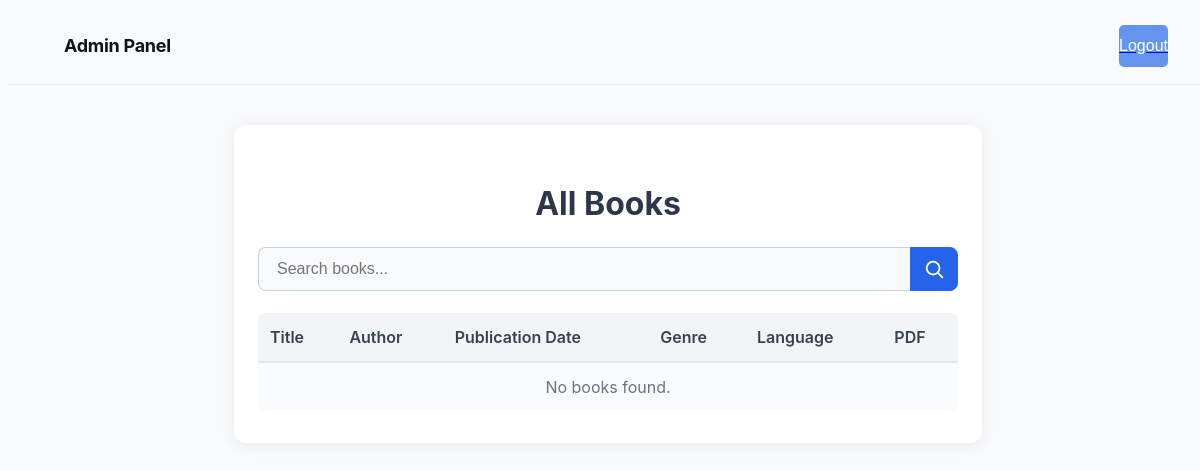
Before: /display_books/ (signed in) with the older database file.
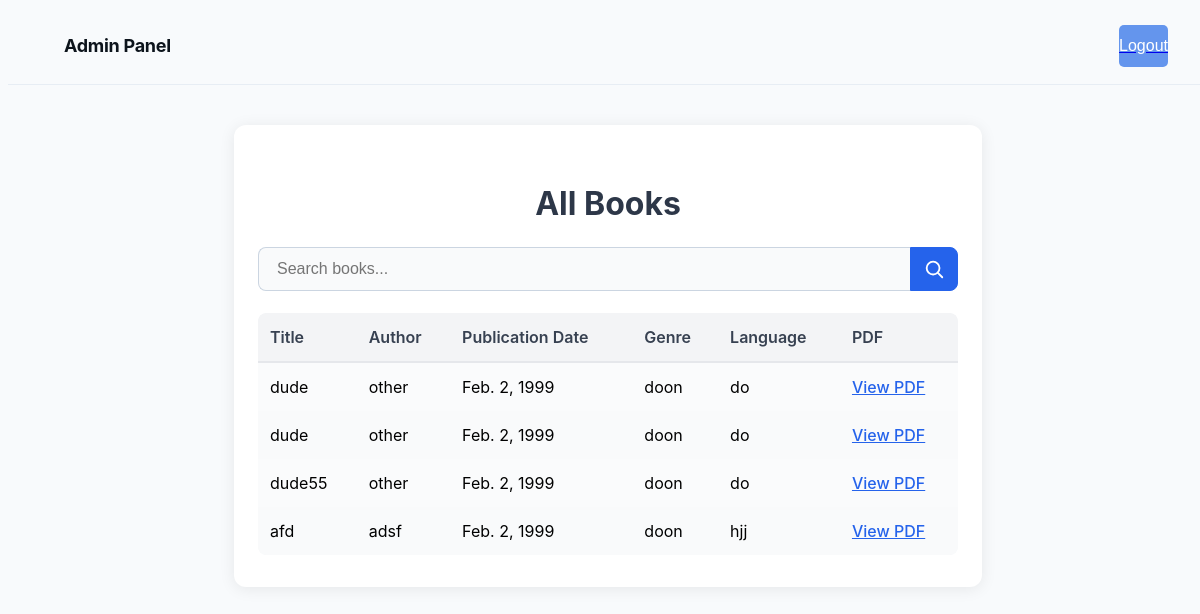
After: the same page with the newer database file.
### custom_admin/models.py (models this page shows, shortened)
class Book(models.Model):
    title = models.CharField(max_length=200)
    author = models.CharField(max_length=100)
    publication_date = models.DateField()
    isbn = models.CharField(max_length=13, unique=True)
    genre = models.CharField(max_length=50)
    language = models.CharField(max_length=50)
    pdf_file = models.FileField(upload_to='books/pdfs/', null=True, blank=True)

### custom_admin/views.py (the view, shortened to what this page needs)
# urls.py: path('display_books/', views.display_books, name='display_books'),
@admin_required
def display_books(request):
    search_query = request.GET.get('q', '').strip()
    books = Book.objects.all()
    return render(request, 'custom_admin/display_books.html', {'books': books, 'search_query': search_query})

### custom_admin/views.py (called while the page is built)
def admin_required(view_func):
    @wraps(view_func)
    def _wrapped_view(request, *args, **kwargs):
        if request.user.is_authenticated and (request.user.is_staff or request.user.is_superuser):
            return view_func(request, *args, **kwargs)
        else:
            return HttpResponseForbidden("You do not have permission to access this page.")
    return _wrapped_view

### custom_admin/templates/custom_admin/display_books.html (shortened to what this page needs)
{% extends 'custom_admin/admin_panel.html' %}
{% block content %}
<div class="book-list-section">
    <h2>All Books</h2>
    <div class="book-list-flex">
        <form class="search-bar" method="get" action="">
            <input type="text" name="q" placeholder="Search books..." value="{{ search_query|default:'' }}" />
            <button type="submit" aria-label="Search">
                <svg viewBox="0 0 24 24"><circle cx="11" cy="11" r="7" stroke="white" stroke-width="2" fill="none"/><line x1="16.5" y1="16.5" x2="21" y2="21" stroke="white" stroke-width="2" stroke-linecap="round"/></svg>
            </button>
        </form>
        <div class="table-scroll-container">
            <table class="modern-table">
                <thead>
                    <tr>
                        <th>Title</th>
                        <th>Author</th>
                        <th>Publication Date</th>
                        <th>Genre</th>
                        <th>Language</th>
                        <th>PDF</th>
                    </tr>
                </thead>
                <tbody>
                {% for book in books %}
                    <tr>
                        <td>{{ book.title }}</td>
                        <td>{{ book.author }}</td>
                        <td>{{ book.publication_date }}</td>
                        <td>{{ book.genre }}</td>
                        <td>{{ book.language }}</td>
                        <td>
                            {% if book.pdf_file %}
                                <a href="{{ book.pdf_file.url }}" target="_blank">View PDF</a>
                            {% else %}
                                <span style="color:#b91c1c;">N/A</span>
                            {% endif %}
                        </td>
                    </tr>
                {% empty %}
                    <tr><td colspan="6" style="text-align:center; color:#6b7280;">No books found.</td></tr>
                {% endfor %}
                </tbody>
            </table>
        </div>
    </div>
</div>
{% endblock %}

### custom_admin/templates/custom_admin/admin_panel.html (shortened to what this page needs)
{% load static %}
<link rel="stylesheet" type="text/css" href="{% static 'custom_admin/login.css' %}">
<div class="layout-container">
    <header class="header">
      <div class="header-title">
        <h2 class="header-text">Admin Panel</h2>
      </div>
      <div>
        <a href="{% url 'logout' %}">
        <button class="button">
          <span>Logout</span>
        </button>
        </a>
      </div>
    </header>
    {% block content %}{% endblock %}
</div>

### custom_admin/static/custom_admin/login.css (style rules this page uses)
.layout-container { display: flex; height: 100%; flex-grow: 1; flex-direction: column; }
.header { display: flex; align-items: center; justify-content: space-between; white-space: nowrap; border-bottom: 1px solid #e7edf4; padding: 0.75rem 2.5rem; }
.header-title { display: flex; align-items: center; gap: 1rem; color: #0d141c; }
.header-text { color: #0d141c; font-size: 1.125rem; font-weight: 700; line-height: 1.25; letter-spacing: -0.015em; }
.button span { overflow: hidden; text-overflow: ellipsis; white-space: nowrap; font-weight: 100; align-items: center; }
.button { background-color: cornflowerblue; display: flex; color: white; border-radius: 5px; justify-content: center; align-items: center; font-weight: bold; overflow: hidden; width: 100%; padding: 12px 0; border: none; font-size: 1rem; transition: background-color 0.2s ease; flex: 1; }
.button span { display: block; width: 100%; text-align: center; }

### custom_admin/templates/custom_admin/display_books.html (style rules this page uses)
.book-list-section { max-width: 900px; margin: 40px auto; background: #fff; border-radius: 12px; box-shadow: 0 2px 16px rgba(0,0,0,0.08); padding: 32px 24px; }
.book-list-section h2 { margin-bottom: 24px; font-size: 2rem; color: #2d3748; text-align: center; }
.book-list-flex { display: flex; flex-direction: column; align-items: stretch; gap: 0; }
.search-bar { display: flex; width: 100%; margin-bottom: 22px; }
.search-bar input[type="text"] { flex: 1 1 auto; padding: 12px 18px; border: 1px solid #cbd5e1; border-radius: 8px 0 0 8px; font-size: 1rem; outline: none; background: #f9fafb; transition: border 0.2s; border-right: none; }
.search-bar button { width: 48px; background: #2563eb; border: 1px solid #2563eb; border-radius: 0 8px 8px 0; display: flex; align-items: center; justify-content: center; cursor: pointer; transition: background 0.2s; padding: 0; }
.search-bar svg { width: 22px; height: 22px; fill: #fff; }
.table-scroll-container { max-height: 420px; overflow-y: auto; overflow-x: auto; border-radius: 8px; background: #fafbfc; width: 100%; }
table.modern-table { width: 100%; min-width: 700px; border-collapse: collapse; font-size: 1rem; background: #fafbfc; border-radius: 8px; overflow: hidden; }
table.modern-table th, table.modern-table td { padding: 14px 12px; text-align: left; }
table.modern-table th { background: #f3f4f6; color: #374151; font-weight: 600; border-bottom: 2px solid #e5e7eb; }
table.modern-table tr:nth-child(even) { background: #f9fafb; }
table.modern-table a { color: #2563eb; text-decoration: underline; font-weight: 500; }

Changed rows visible on the page:
added Book: title "dude", author "other", publication_date "Feb. 2, 1999", genre "doon", language "do"
added Book: title "dude", author "other", publication_date "Feb. 2, 1999", genre "doon", language "do"
added Book: title "dude55", author "other", publication_date "Feb. 2, 1999", genre "doon", language "do"
added Book: title "afd", author "adsf", publication_date "Feb. 2, 1999", genre "doon", language "hjj"
Other visible differences:
text no longer shown: "No books found."
